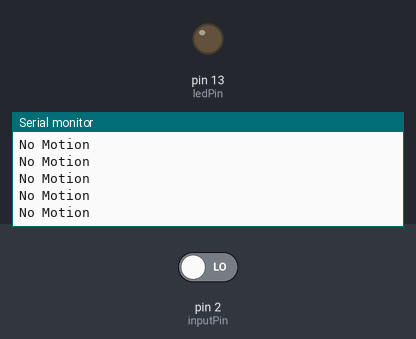
A sketch run on a simulated Arduino Uno, built with avr-gcc and run on an emulated ATmega328P. Parts: output pins drawn as LEDs (lit = HIGH), the last lines printed to the serial monitor. The test bench sets the inputs (shaded band); at power-on: pin 2 (inputPin) LOW.

Above: at 1.4 s.
1.5 s: pin 2 (inputPin) driven HIGH
At 1.71 s:
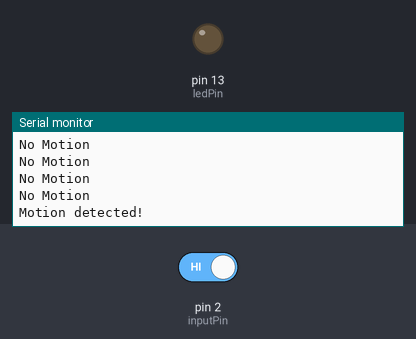
3.3 s: pin 2 (inputPin) driven LOW
At 3.51 s:
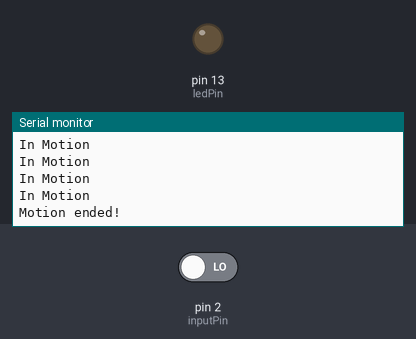

Measured:
- after the input at 1.5 s, the serial monitor: prints a new line at once (image 1)
- after the input at 3.3 s, the serial monitor: prints a new line at once (image 2)

The sketch:

PIR.ino
```cpp
/*
 * PIR sensor tester
 */

int ledPin = 13;    // choose the pin for the LED
int inputPin = 2;   // choose the input pin (for PIR sensor)
int pirState = LOW; // we start, assuming no motion detected
int val = 0;        // variable for reading the pin status

void setup()
{
    pinMode(ledPin, OUTPUT);  // declare LED as output
    pinMode(inputPin, INPUT); // declare sensor as input

    Serial.begin(9600);
}

void loop()
{
    val = digitalRead(inputPin); // read input value
    if (val == HIGH)
    { // check if the input is HIGH
        if (pirState == LOW)
        {
            // we have just turned on
            Serial.println("Motion detected!");
            // We only want to print on the output change, not state
            pirState = HIGH;
        }
        else
        {
            Serial.println("In Motion");
        }
    }
    else
    {
        digitalWrite(ledPin, LOW); // turn LED OFF
        if (pirState == HIGH)
        {
            // we have just turned of
            Serial.println("Motion ended!");
            // We only want to print on the output change, not state
            pirState = LOW;
        }
        else
        {
            Serial.println("No Motion");
        }
    }

    delay(300);
}
```
